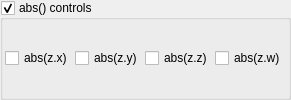
    <widget class="MyGroupBox" name="groupCheck_transf_function_enabled_false">
     <property name="toolTip">
      <string/>
     </property>
     <property name="title">
      <string>abs() controls&amp;</string>
     </property>
     <property name="checkable">
      <bool>true</bool>
     </property>
     <layout class="QVBoxLayout" name="verticalLayout_54">
      <property name="spacing">
       <number>2</number>
      </property>
      <property name="leftMargin">
       <number>2</number>
      </property>
      <property name="topMargin">
       <number>2</number>
      </property>
      <property name="rightMargin">
       <number>2</number>
      </property>
      <property name="bottomMargin">
       <number>2</number>
      </property>
      <item>
       <layout class="QGridLayout" name="gridLayout_2">
        <item row="0" column="1">
         <widget class="MyCheckBox" name="checkBox_transf_function_enabledAy_false">
          <property name="text">
           <string notr="true">abs(z.y)</string>
          </property>
         </widget>
        </item>
        <item row="0" column="2">
         <widget class="MyCheckBox" name="checkBox_transf_function_enabledAz_false">
          <property name="text">
           <string notr="true">abs(z.z)</string>
          </property>
         </widget>
        </item>
        <item row="0" column="0">
         <widget class="MyCheckBox" name="checkBox_transf_function_enabledAx_false">
          <property name="text">
           <string notr="true">abs(z.x)</string>
          </property>
         </widget>
        </item>
        <item row="0" column="3">
         <widget class="MyCheckBox" name="checkBox_transf_function_enabledAw_false">
          <property name="text">
           <string notr="true">abs(z.w)</string>
          </property>
         </widget>
        </item>
       </layout>
      </item>
     </layout>
    </widget>
